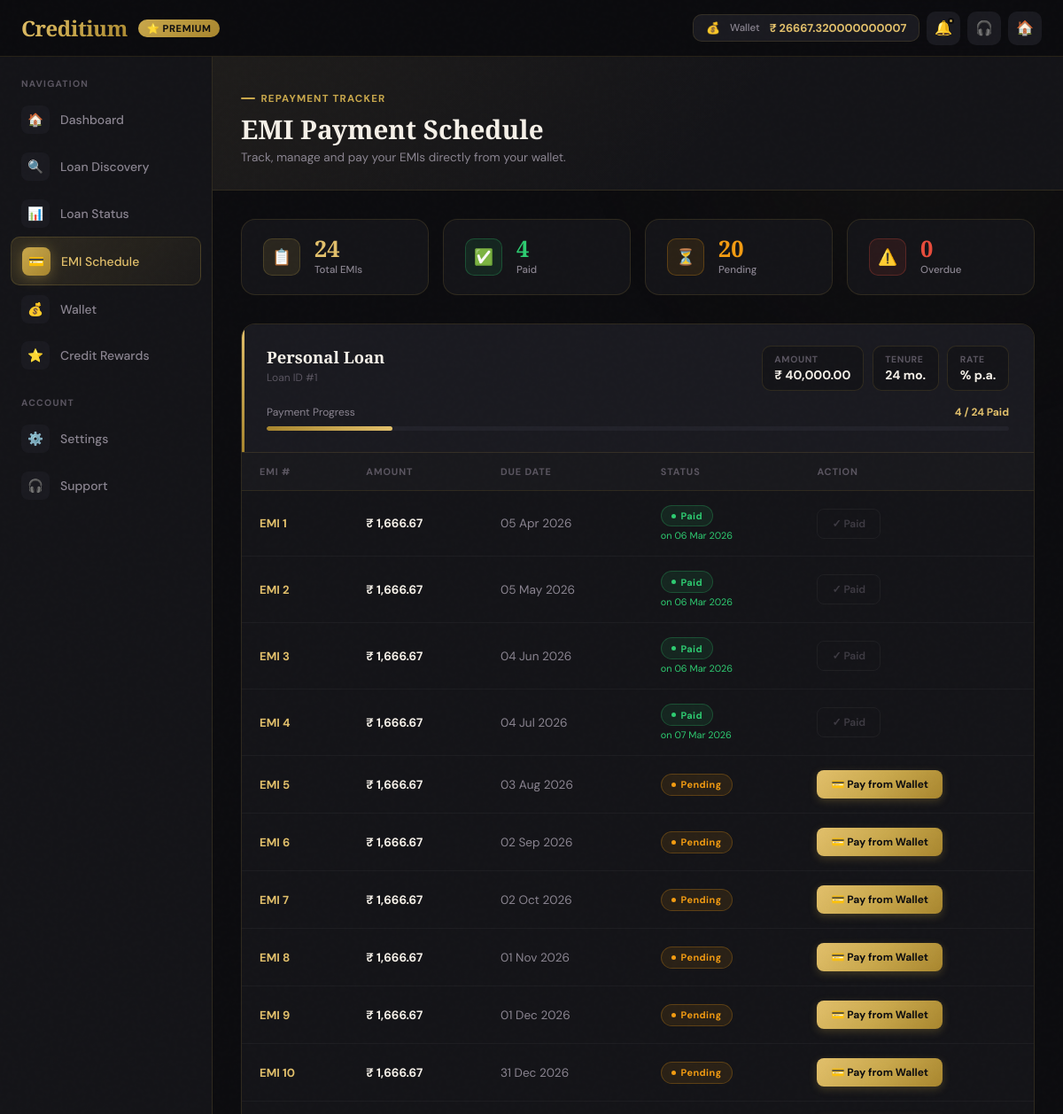
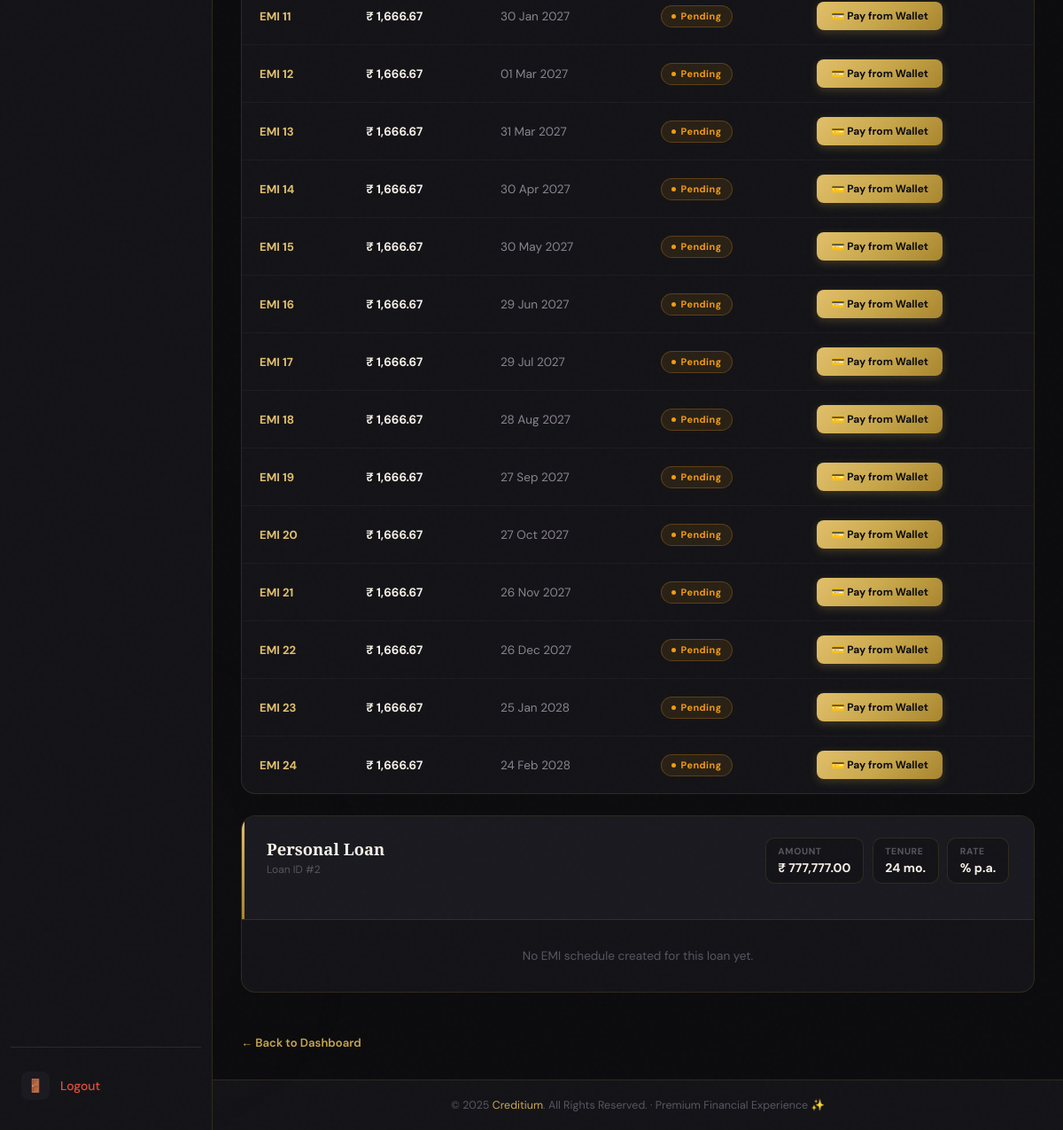
Page /emi_schedule (signed in) on the committed database (2 pictures, top to bottom).
### app.py (models this page shows)
class Wallet(db.Model):
    __tablename__ = 'wallet'
    id = db.Column(db.Integer, primary_key=True)
    user_id = db.Column(db.Integer, db.ForeignKey('user.id'), nullable=False)
    balance = db.Column(db.Float, default=0.0)
    disbursements = db.relationship('Disbursement', backref='wallet', lazy=True)

class LoanApplication(db.Model):
    __tablename__ = 'loan_application'
    id = db.Column(db.Integer, primary_key=True)
    loan_id = db.Column(db.Integer, db.ForeignKey('loan.id'), nullable=False)
    user_id = db.Column(db.Integer, db.ForeignKey('user.id'), nullable=False)  # ← must come first
    loanname = db.Column(db.String(100))
    amount = db.Column(db.Float, nullable=False)
    tenure = db.Column(db.Integer, nullable=False)
    purpose = db.Column(db.String(200))
    status = db.Column(db.String(50), default="Pending")
    timestamp = db.Column(db.DateTime, default=datetime.utcnow)
    bank_name = db.Column(db.String(150), nullable=True)
    account_number = db.Column(db.String(50), nullable=True)
    ifsc_code = db.Column(db.String(20), nullable=True)
    money_sent = db.Column(db.Boolean, default=False)
    emis = db.relationship('EMI', backref='loan', lazy=True)
    user = db.relationship('User', foreign_keys='LoanApplication.user_id', overlaps="loan_applications,loan_applications_rel")

class EMI(db.Model):
    __tablename__ = 'emi'
    id = db.Column(db.Integer, primary_key=True)
    loan_application_id = db.Column(db.Integer, db.ForeignKey('loan_application.id'), nullable=False)
    emi_amount = db.Column(db.Float, nullable=False)
    due_date = db.Column(db.DateTime, nullable=False)
    status = db.Column(db.String(20), default='Pending')
    paid_on = db.Column(db.DateTime, nullable=True)
    loan_application = db.relationship(
        "LoanApplication",
        overlaps="emis,loan"
    )
    transaction = db.relationship('Transaction', backref='emi', uselist=False)

### app.py (the view)
@app.route("/emi_schedule")
def emi_schedule():
    if "user_id" not in session:
        return redirect(url_for("login"))
    user = db.session.get(User, session["user_id"])
    loan_apps = LoanApplication.query.filter_by(user_id=user.id).all()
    loans = []
    total_emis = paid_emis = pending_emis = overdue_emis = 0
    today = date.today()  # Use date only for comparison
    for loan in loan_apps:
        emis = EMI.query.filter_by(loan_application_id=loan.id).order_by(EMI.due_date).all()
        paid_count = sum(1 for e in emis if e.status == "Paid")
        total_count = len(emis)
        total_emis += total_count
        paid_emis += paid_count
        for e in emis:
            emi_due = e.due_date
            if isinstance(emi_due, datetime):
                emi_due = emi_due.date()  # Convert datetime to date for comparison
            if e.status == "Pending" and emi_due < today:
                overdue_emis += 1
            elif e.status == "Pending":
                pending_emis += 1
        loans.append({
            "loan": loan,
            "emis": emis,
            "paid_count": paid_count
        })
    return render_template(
        "emi_schedule.html",
        loans=loans,
        user=user,
        today=today,
        total_emis=total_emis,
        paid_emis=paid_emis,
        pending_emis=pending_emis,
        overdue_emis=overdue_emis
    )

### templates/emi_schedule.html (shortened to what this page needs)
<!DOCTYPE html>
<html lang="en">
<head>
</head>
<body>
<nav class="navbar">
  <div class="nav-left">
    <div class="logo">Creditium</div>
    <div class="premium-pill">⭐ PREMIUM</div>
  </div>
  <div class="nav-right">
    <div class="wallet-chip">
      💰&nbsp;<span class="wlabel">Wallet&nbsp;</span>₹ {{ user.wallet.balance if user.wallet else 0 }}
    </div>
    <a href="/notifications" class="nav-icon-btn" title="Notifications">🔔<span class="notif-dot"></span></a>
    <a href="/support" class="nav-icon-btn" title="Support">🎧</a>
    <a href="/dashboard" class="nav-icon-btn" title="Dashboard">🏠</a>
  </div>
</nav>
<aside class="sidebar" id="sidebar">
  <span class="sidebar-section-label">Navigation</span>
  <a href="/dashboard" class="nav-item"><span class="icon">🏠</span> Dashboard</a>
  <a href="/loan-discovery" class="nav-item"><span class="icon">🔍</span> Loan Discovery</a>
  <a href="/loan-status" class="nav-item"><span class="icon">📊</span> Loan Status</a>
  <a href="/emi_schedule" class="nav-item active"><span class="icon">💳</span> EMI Schedule</a>
  <a href="/wallet" class="nav-item"><span class="icon">💰</span> Wallet</a>
  <a href="/credit_rewards" class="nav-item"><span class="icon">⭐</span> Credit Rewards</a>
  <span class="sidebar-section-label">Account</span>
  <a href="/settings" class="nav-item"><span class="icon">⚙️</span> Settings</a>
  <a href="/support" class="nav-item"><span class="icon">🎧</span> Support</a>
  <div class="sidebar-bottom">
    <a href="/logout" class="nav-item" style="color:#E74C3C"><span class="icon">🚪</span> Logout</a>
  </div>
</aside>
<div class="layout">
  <main class="main">
    <div class="page-hero">
      <div class="hero-eyebrow">Repayment Tracker</div>
      <h1>EMI Payment Schedule</h1>
      <p>Track, manage and pay your EMIs directly from your wallet.</p>
    </div>
    <div class="content">
      {% if loans %}
      <div class="summary-grid">
        <div class="sum-card total">
          <div class="sum-icon">📋</div>
          <div><div class="sum-val">{{ total_emis }}</div><div class="sum-lbl">Total EMIs</div></div>
        </div>
        <div class="sum-card paid">
          <div class="sum-icon">✅</div>
          <div><div class="sum-val">{{ paid_emis }}</div><div class="sum-lbl">Paid</div></div>
        </div>
        <div class="sum-card pending">
          <div class="sum-icon">⏳</div>
          <div><div class="sum-val">{{ pending_emis }}</div><div class="sum-lbl">Pending</div></div>
        </div>
        <div class="sum-card overdue">
          <div class="sum-icon">⚠️</div>
          <div><div class="sum-val">{{ overdue_emis }}</div><div class="sum-lbl">Overdue</div></div>
        </div>
      </div>
      {% endif %}
      {% if not loans %}
      <div class="loan-card">
        <div class="empty-state">
          <div class="empty-icon">📋</div>
          <h2>No Loans Found</h2>
          <p>You haven't taken any loans yet. Once you do, your EMI schedule will appear here.</p>
          <a href="/loan-discovery" style="margin-top:0.5rem;display:inline-flex;align-items:center;gap:0.4rem;background:linear-gradient(135deg,var(--gold-light),var(--gold),var(--gold-dark));color:#0C0C0F;padding:0.7rem 1.4rem;border-radius:var(--radius-sm);font-weight:700;text-decoration:none;font-size:0.85rem;">🔍 Discover Loans</a>
        </div>
      </div>
      {% else %}
        {% for item in loans %}
        <div class="loan-card">
          <div class="loan-head">
            <div class="loan-head-top">
              <div>
                <div class="loan-name">{{ item.loan.loanname }}</div>
                <div class="loan-id">Loan ID #{{ item.loan.id }}</div>
              </div>
              <div class="loan-meta-chips">
                <div class="meta-chip">
                  <span class="meta-chip-label">Amount</span>
                  <span class="meta-chip-val">₹ {{ "{:,.2f}".format(item.loan.amount) }}</span>
                </div>
                <div class="meta-chip">
                  <span class="meta-chip-label">Tenure</span>
                  <span class="meta-chip-val">{{ item.loan.tenure }} mo.</span>
                </div>
                <div class="meta-chip">
                  <span class="meta-chip-label">Rate</span>
                  <span class="meta-chip-val">{{ item.loan.interest_rate }}% p.a.</span>
                </div>
              </div>
            </div>
            {% if item.emis %}
            <div class="loan-progress">
              <div class="progress-top">
                <span>Payment Progress</span>
                <strong>{{ item.paid_count }} / {{ item.emis|length }} Paid</strong>
              </div>
              <div class="prog-bar">
                <div class="prog-fill" style="width:{{ (item.paid_count / item.emis|length * 100)|round }}%"></div>
              </div>
            </div>
            {% endif %}
          </div>
          {% if not item.emis %}
            <p class="no-emi">No EMI schedule created for this loan yet.</p>
          {% else %}
          <div class="table-wrap desktop-table">
            <table class="data-table">
              <thead>
                <tr>
                  <th>EMI #</th>
                  <th>Amount</th>
                  <th>Due Date</th>
                  <th>Status</th>
                  <th>Action</th>
                </tr>
              </thead>
              <tbody>
                {% for emi in item.emis %}
                  {% set emi_due = emi.due_date.date() if emi.due_date.__class__.__name__ == 'datetime' else emi.due_date %}
                  <tr>
                    <td><span class="td-num">EMI {{ loop.index }}</span></td>
                    <td><span class="td-amount">₹ {{ "{:,.2f}".format(emi.emi_amount) }}</span></td>
                    <td><span class="td-date">{{ emi_due.strftime('%d %b %Y') }}</span></td>
                    <td>
                      {% if emi.status == 'Paid' %}
                        <span class="badge badge-paid">Paid</span>
                        <span class="td-paid-on">on {{ emi.paid_on.strftime('%d %b %Y') }}</span>
                      {% elif emi.status == 'Pending' and emi_due < today %}
                        <span class="badge badge-overdue">Overdue</span>
                      {% else %}
                        <span class="badge badge-pending">Pending</span>
                      {% endif %}
                    </td>
                    <td>
                      {% if emi.status == 'Paid' %}
                        <button class="btn-done" disabled>✓ Paid</button>
                      {% else %}
                        <form action="{{ url_for('pay_emi', emi_id=emi.id) }}" method="POST" style="display:inline;">
                          {% if emi_due < today %}
                            <button type="submit" class="btn-overdue">⚠ Pay Now</button>
                          {% else %}
                            <button type="submit" class="btn-pay">💳 Pay from Wallet</button>
                          {% endif %}
                        </form>
                      {% endif %}
                    </td>
                  </tr>
                {% endfor %}
              </tbody>
            </table>
          </div>
          {% endif %}
        </div>
        {% endfor %}
      {% endif %}
      <a href="{{ url_for('dashboard') }}" class="back-link">← Back to Dashboard</a>
    </div>
    <footer class="footer">
      © 2025 <span>Creditium</span>. All Rights Reserved. · Premium Financial Experience ✨
    </footer>
  </main>
</div>
</body>
</html>

### rows in the picture
Wallet: wallet "26667.320000000007"
LoanApplication: loan.loanname "Personal Loan", loan.id "1", loan.amount "40,000.00", loan.tenure "24"
EMI: emi_amount "1,666.67", strftime "05 Apr 2026", paid_on "06 Mar 2026", status "✓ Paid"
EMI: emi_amount "1,666.67", strftime "05 May 2026", paid_on "06 Mar 2026", status "✓ Paid"
EMI: emi_amount "1,666.67", strftime "04 Jun 2026", paid_on "06 Mar 2026", status "✓ Paid"
EMI: emi_amount "1,666.67", strftime "04 Jul 2026", paid_on "07 Mar 2026", status "✓ Paid"
EMI: emi_amount "1,666.67", strftime "03 Aug 2026", status "Pending", shows "💳 Pay from Wallet"
EMI: emi_amount "1,666.67", strftime "02 Sep 2026", status "Pending", shows "💳 Pay from Wallet"
EMI: emi_amount "1,666.67", strftime "02 Oct 2026", status "Pending", shows "💳 Pay from Wallet"
EMI: emi_amount "1,666.67", strftime "01 Nov 2026", status "Pending", shows "💳 Pay from Wallet"
EMI: emi_amount "1,666.67", strftime "01 Dec 2026", status "Pending", shows "💳 Pay from Wallet"
EMI: emi_amount "1,666.67", strftime "31 Dec 2026", status "Pending", shows "💳 Pay from Wallet"
EMI: emi_amount "1,666.67", strftime "30 Jan 2027", status "Pending", shows "💳 Pay from Wallet"
EMI: emi_amount "1,666.67", strftime "01 Mar 2027", status "Pending", shows "💳 Pay from Wallet"
EMI: emi_amount "1,666.67", strftime "31 Mar 2027", status "Pending", shows "💳 Pay from Wallet"
EMI: emi_amount "1,666.67", strftime "30 Apr 2027", status "Pending", shows "💳 Pay from Wallet"
EMI: emi_amount "1,666.67", strftime "30 May 2027", status "Pending", shows "💳 Pay from Wallet"
EMI: emi_amount "1,666.67", strftime "29 Jun 2027", status "Pending", shows "💳 Pay from Wallet"
EMI: emi_amount "1,666.67", strftime "29 Jul 2027", status "Pending", shows "💳 Pay from Wallet"
EMI: emi_amount "1,666.67", strftime "28 Aug 2027", status "Pending", shows "💳 Pay from Wallet"
EMI: emi_amount "1,666.67", strftime "27 Sep 2027", status "Pending", shows "💳 Pay from Wallet"
EMI: emi_amount "1,666.67", strftime "27 Oct 2027", status "Pending", shows "💳 Pay from Wallet"
EMI: emi_amount "1,666.67", strftime "26 Nov 2027", status "Pending", shows "💳 Pay from Wallet"
EMI: emi_amount "1,666.67", strftime "26 Dec 2027", status "Pending", shows "💳 Pay from Wallet"
EMI: emi_amount "1,666.67", strftime "25 Jan 2028", status "Pending", shows "💳 Pay from Wallet"
EMI: emi_amount "1,666.67", strftime "24 Feb 2028", status "Pending", shows "💳 Pay from Wallet"
LoanApplication: loan.loanname "Personal Loan", loan.id "2", loan.amount "777,777.00", loan.tenure "24"

### other values in the picture
{{ total_emis }} "24"
{{ paid_emis }} "4"
{{ pending_emis }} "20"
{{ overdue_emis }} "0"
{{ item.paid_count }} "4"
{{ item.emis|length }} "24"
